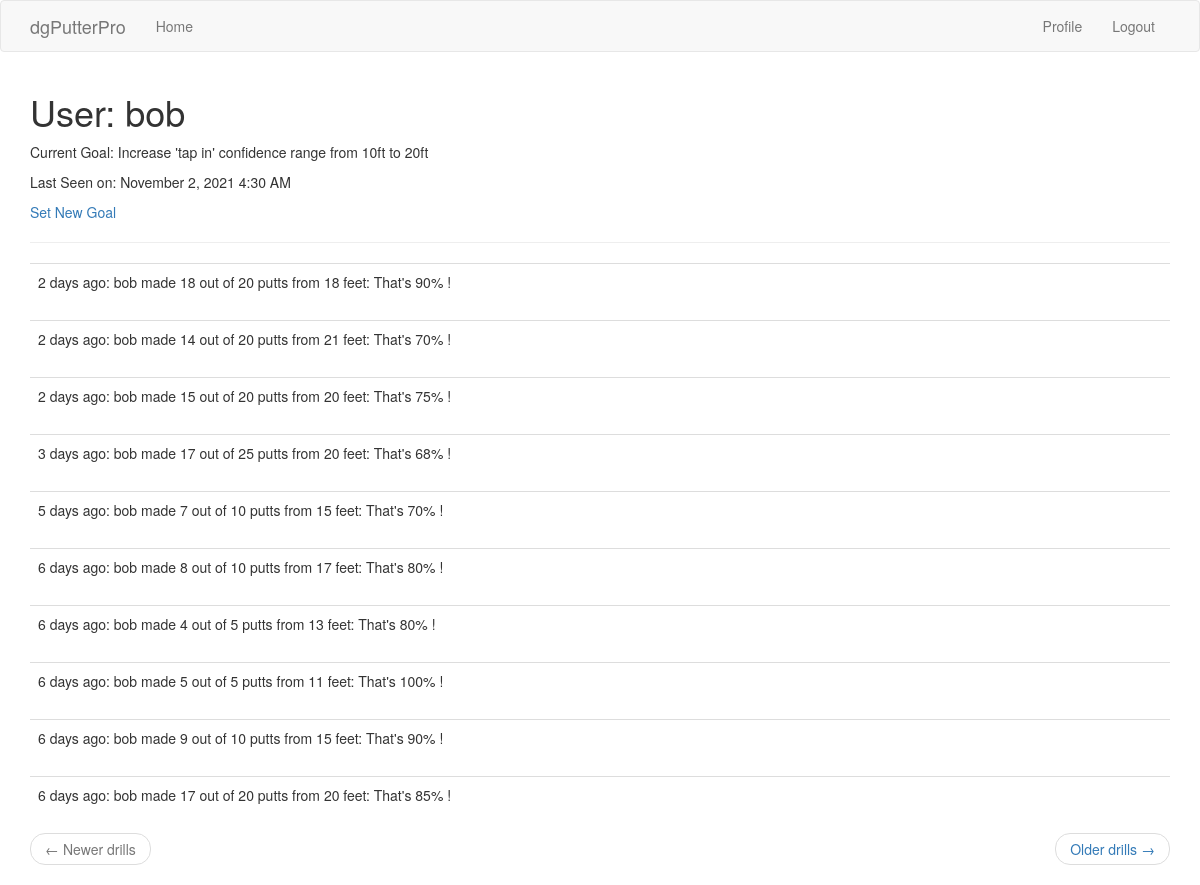
Page /user/bob (signed in) on the committed database.
### app/models.py (models this page shows, shortened)
class User(UserMixin, db.Model):
    id = db.Column(db.Integer, primary_key=True)
    username = db.Column(db.String(64), index=True, unique=True)
    email = db.Column(db.String(120), index=True, unique=True)
    password_hash = db.Column(db.String(128))
    drills = db.relationship('Drill', backref='user', lazy='dynamic')
    current_goal = db.Column(db.String(140))
    last_seen = db.Column(db.DateTime, default=datetime.utcnow)

class Drill(db.Model):
    id = db.Column(db.Integer, primary_key=True)
    user_id = db.Column(db.Integer, db.ForeignKey('user.id'))
    timestamp = db.Column(db.DateTime, index=True, default=datetime.utcnow)
    putt_distance = db.Column(db.Integer)
    number_attempts = db.Column(db.Integer)
    number_putts_made = db.Column(db.Integer)
    CheckConstraint(number_putts_made <= number_attempts)

### app/main/routes.py (the view)
@bp.route('/user/<username>')
@login_required
def user(username):
    user = User.query.filter_by(username=username).first_or_404()
    page = request.args.get('page', 1, type=int)
    drills = user.drills.order_by(Drill.timestamp.desc()).paginate(page, current_app.config['DRILLS_PER_PAGE'], False)
    next_url = url_for('main.user', username=user.username, page=drills.next_num) \
        if drills.has_next else None
    prev_url = url_for('main.user', username=user.username, page=drills.prev_num) \
        if drills.has_prev else None
    return render_template('user.html', user=user, drills=drills.items, next_url=next_url, prev_url=prev_url)

### app/main/routes.py (called while the page is built)
@bp.before_app_request
def before_request():
    if current_user.is_authenticated:
        current_user.last_seen = datetime.utcnow()
        db.session.commit()

### app/models.py (called while the page is built)
@login.user_loader
def load_user(id):
    return User.query.get(int(id))

### app/templates/user.html
{% extends "base.html" %}
{% block app_content %}
    <h1>User: {{ user.username }}</h1>
    {% if user.current_goal %}<p>Current Goal: {{ user.current_goal }}</p>{% endif %}
    {% if user.last_seen %}
        <p>Last Seen on: {{ moment(user.last_seen).format('LLL') }}</p>
    {% endif %}
    {% if user == current_user %}
        <p><a href="{{ url_for('main.edit_goal') }}">Set New Goal</a> </p>
    {% endif %}
    <hr>
    {% for drill in drills %}
        {% include '_drill.html' %}
    {% endfor %}
    <nav aria-label="...">
        <ul class="pager">
            <li class="previous{% if not prev_url %} disabled{% endif %}">
                <a href="{{ prev_url or '#' }}">
                    <span aria-hidden="true">&larr;</span> Newer drills
                </a>
            </li>
            <li class="next{% if not next_url %} disabled{% endif %}">
                <a href="{{ next_url or '#' }}">
                    Older drills <span aria-hidden="true">&rarr;</span>
                </a>
            </li>
        </ul>
    </nav>
{% endblock %}

### app/templates/_drill.html
<table class="table table-hover">
    <tr valign="top">
        <td>
            {{ moment(drill.timestamp).fromNow() }}: {{ drill.user.username }} made {{ drill.number_putts_made }}
            out of {{ drill.number_attempts }} putts
            from {{ drill.putt_distance }} feet:
            That's {{ (drill.number_putts_made / drill.number_attempts * 100) |round|int}}% !
        </td>
    </tr>
</table>

### rows in the picture
User: username "bob", current_goal "Increase 'tap in' confidence range from 10ft to 20ft", last_seen "November 2, 2021 4:30 AM"
Drill: timestamp "2 days ago", user.username "bob", number_putts_made "18", number_attempts "20", putt_distance "18", number_putts_made+number_attempts "90"
Drill: timestamp "2 days ago", user.username "bob", number_putts_made "14", number_attempts "20", putt_distance "21", number_putts_made+number_attempts "70"
Drill: timestamp "2 days ago", user.username "bob", number_putts_made "15", number_attempts "20", putt_distance "20", number_putts_made+number_attempts "75"
Drill: timestamp "3 days ago", user.username "bob", number_putts_made "17", number_attempts "25", putt_distance "20", number_putts_made+number_attempts "68"
Drill: timestamp "5 days ago", user.username "bob", number_putts_made "7", number_attempts "10", putt_distance "15", number_putts_made+number_attempts "70"
Drill: timestamp "6 days ago", user.username "bob", number_putts_made "8", number_attempts "10", putt_distance "17", number_putts_made+number_attempts "80"
Drill: timestamp "6 days ago", user.username "bob", number_putts_made "4", number_attempts "5", putt_distance "13", number_putts_made+number_attempts "80"
Drill: timestamp "6 days ago", user.username "bob", number_putts_made "5", number_attempts "5", putt_distance "11", number_putts_made+number_attempts "100"
Drill: timestamp "6 days ago", user.username "bob", number_putts_made "9", number_attempts "10", putt_distance "15", number_putts_made+number_attempts "90"
Drill: timestamp "6 days ago", user.username "bob", number_putts_made "17", number_attempts "20", putt_distance "20", number_putts_made+number_attempts "85"
